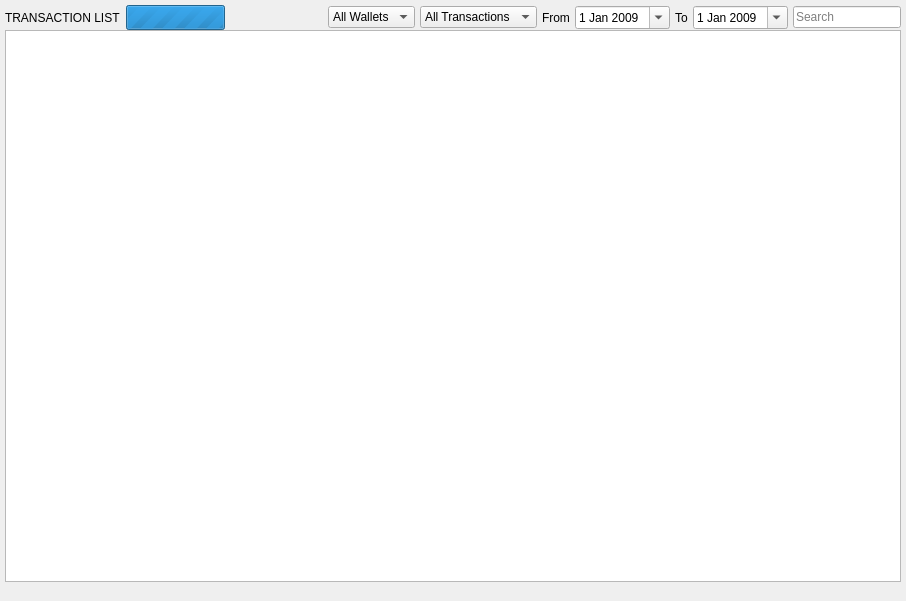
<?xml version="1.0" encoding="UTF-8"?>
<ui version="4.0">
 <class>TransactionsWidget</class>
 <widget class="QWidget" name="TransactionsWidget">
  <property name="geometry">
   <rect>
    <x>0</x>
    <y>0</y>
    <width>906</width>
    <height>601</height>
   </rect>
  </property>
  <property name="windowTitle">
   <string>Transactions</string>
  </property>
  <layout class="QVBoxLayout" name="verticalLayout">
   <property name="spacing">
    <number>0</number>
   </property>
   <property name="leftMargin">
    <number>5</number>
   </property>
   <property name="topMargin">
    <number>5</number>
   </property>
   <property name="rightMargin">
    <number>5</number>
   </property>
   <property name="bottomMargin">
    <number>5</number>
   </property>
   <item>
    <widget class="QFrame" name="frame">
     <property name="minimumSize">
      <size>
       <width>0</width>
       <height>25</height>
      </size>
     </property>
     <property name="maximumSize">
      <size>
       <width>16777215</width>
       <height>25</height>
      </size>
     </property>
     <property name="sizeIncrement">
      <size>
       <width>0</width>
       <height>25</height>
      </size>
     </property>
     <property name="headerPanel" stdset="0">
      <bool>true</bool>
     </property>
     <layout class="QHBoxLayout" name="horizontalLayout">
      <property name="spacing">
       <number>5</number>
      </property>
      <property name="leftMargin">
       <number>0</number>
      </property>
      <property name="topMargin">
       <number>0</number>
      </property>
      <property name="rightMargin">
       <number>0</number>
      </property>
      <property name="bottomMargin">
       <number>0</number>
      </property>
      <item>
       <widget class="QLabel" name="label_3">
        <property name="text">
         <string>TRANSACTION LIST</string>
        </property>
        <property name="headerLabel" stdset="0">
         <bool>true</bool>
        </property>
       </widget>
      </item>
      <item>
       <widget class="QProgressBar" name="progressBar">
        <property name="minimumSize">
         <size>
          <width>50</width>
          <height>25</height>
         </size>
        </property>
        <property name="maximumSize">
         <size>
          <width>16777215</width>
          <height>25</height>
         </size>
        </property>
        <property name="cursor">
         <cursorShape>WaitCursor</cursorShape>
        </property>
        <property name="maximum">
         <number>0</number>
        </property>
        <property name="value">
         <number>0</number>
        </property>
        <property name="textVisible">
         <bool>false</bool>
        </property>
       </widget>
      </item>
      <item>
       <spacer name="horizontalSpacer">
        <property name="orientation">
         <enum>Qt::Horizontal</enum>
        </property>
        <property name="sizeHint" stdset="0">
         <size>
          <width>40</width>
          <height>20</height>
         </size>
        </property>
       </spacer>
      </item>
      <item>
       <widget class="QComboBox" name="walletBox">
        <property name="sizeAdjustPolicy">
         <enum>QComboBox::AdjustToContents</enum>
        </property>
        <item>
         <property name="text">
          <string>All Wallets</string>
         </property>
        </item>
       </widget>
      </item>
      <item>
       <widget class="QComboBox" name="typeFilterComboBox">
        <item>
         <property name="text">
          <string>All Transactions</string>
         </property>
        </item>
        <item>
         <property name="text">
          <string>Received Only</string>
         </property>
        </item>
        <item>
         <property name="text">
          <string>Sent Only</string>
         </property>
        </item>
        <item>
         <property name="text">
          <string>Internal Only</string>
         </property>
        </item>
       </widget>
      </item>
      <item>
       <widget class="QLabel" name="label">
        <property name="text">
         <string>From</string>
        </property>
        <property name="smallPrint" stdset="0">
         <bool>true</bool>
        </property>
       </widget>
      </item>
      <item>
       <widget class="QDateEdit" name="dateEditStart">
        <property name="minimumDate">
         <date>
          <year>2009</year>
          <month>1</month>
          <day>1</day>
         </date>
        </property>
        <property name="calendarPopup">
         <bool>true</bool>
        </property>
       </widget>
      </item>
      <item>
       <widget class="QLabel" name="label_2">
        <property name="text">
         <string>To</string>
        </property>
        <property name="smallPrint" stdset="0">
         <bool>true</bool>
        </property>
       </widget>
      </item>
      <item>
       <widget class="QDateEdit" name="dateEditEnd">
        <property name="minimumDate">
         <date>
          <year>2009</year>
          <month>1</month>
          <day>1</day>
         </date>
        </property>
        <property name="minimumTime">
         <time>
          <hour>1</hour>
          <minute>0</minute>
          <second>0</second>
         </time>
        </property>
        <property name="calendarPopup">
         <bool>true</bool>
        </property>
       </widget>
      </item>
      <item>
       <widget class="QLineEdit" name="searchField">
        <property name="sizePolicy">
         <sizepolicy hsizetype="Preferred" vsizetype="Fixed">
          <horstretch>0</horstretch>
          <verstretch>0</verstretch>
         </sizepolicy>
        </property>
        <property name="placeholderText">
         <string>Search</string>
        </property>
        <property name="searchField" stdset="0">
         <bool>true</bool>
        </property>
       </widget>
      </item>
     </layout>
    </widget>
   </item>
   <item>
    <widget class="TreeViewWithEnterKey" name="treeViewTransactions">
     <property name="alternatingRowColors">
      <bool>true</bool>
     </property>
     <property name="uniformRowHeights">
      <bool>true</bool>
     </property>
     <property name="animated">
      <bool>true</bool>
     </property>
     <property name="expandsOnDoubleClick">
      <bool>false</bool>
     </property>
    </widget>
   </item>
   <item>
    <widget class="QLabel" name="labelResultCount">
     <property name="text">
      <string/>
     </property>
     <property name="tableFooter" stdset="0">
      <bool>true</bool>
     </property>
    </widget>
   </item>
  </layout>
 </widget>
 <customwidgets>
  <customwidget>
   <class>TreeViewWithEnterKey</class>
   <extends>QTreeView</extends>
   <header>TreeViewWithEnterKey.h</header>
  </customwidget>
 </customwidgets>
 <resources/>
 <connections/>
</ui>
